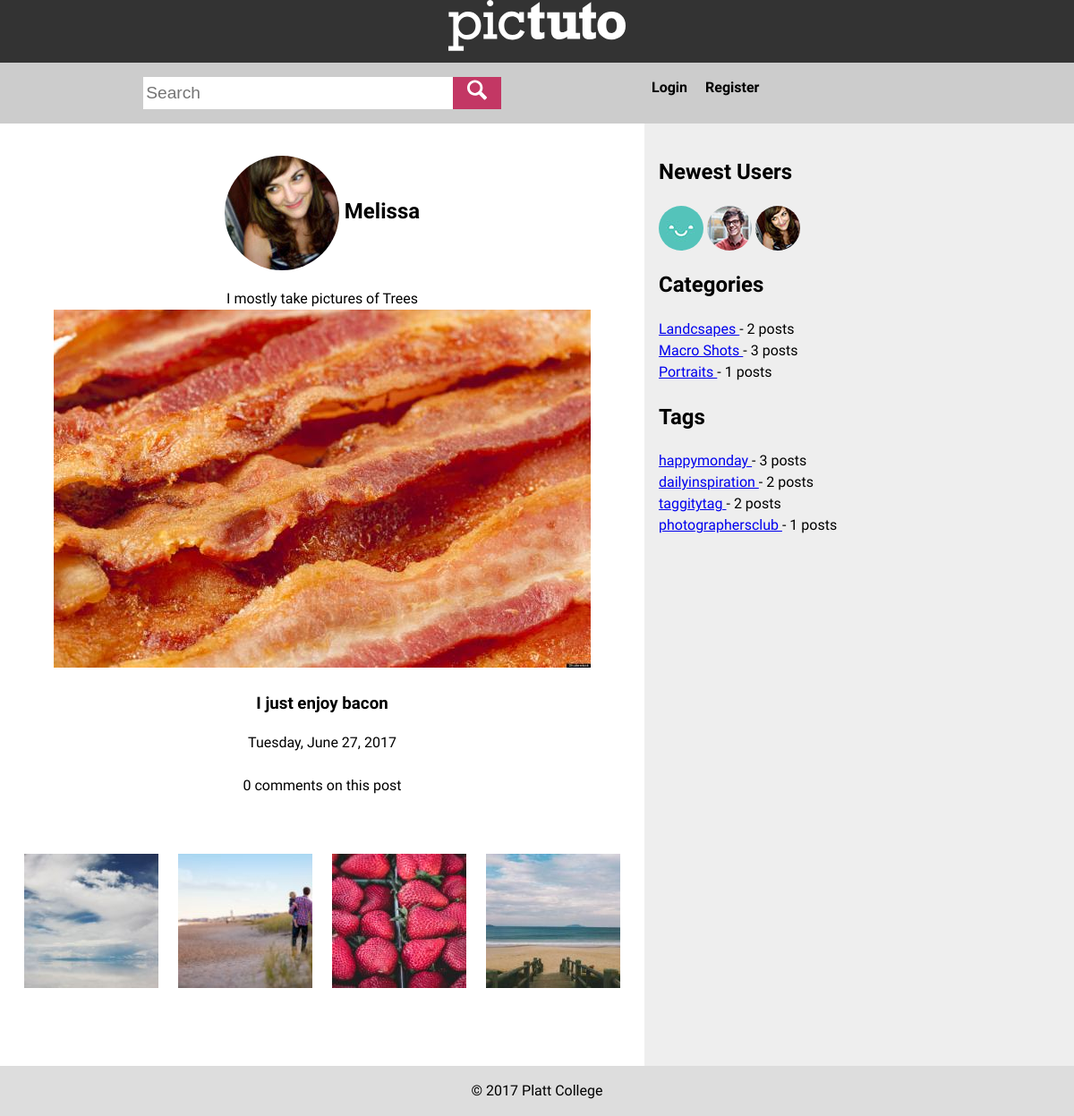
Page /profile.php?user_id=1 on the committed database.
### tables this page shows
CREATE TABLE IF NOT EXISTS `posts` (
`post_id` smallint(6) NOT NULL,
  `title` varchar(256) NOT NULL,
  `body` text NOT NULL,
  `image` varchar(256) NOT NULL,
  `date` datetime NOT NULL,
  `category_id` tinyint(4) NOT NULL,
  `user_id` tinyint(4) NOT NULL,
  `allow_comments` tinyint(1) NOT NULL,
  `is_published` tinyint(1) NOT NULL
);

CREATE TABLE IF NOT EXISTS `users` (
`user_id` tinyint(4) NOT NULL,
  `username` varchar(40) NOT NULL,
  `password` varchar(40) NOT NULL,
  `email` varchar(254) NOT NULL,
  `is_admin` tinyint(1) NOT NULL,
  `bio` varchar(256) NOT NULL,
  `profile_pic` varchar(40) NOT NULL,
  `join_date` datetime NOT NULL,
  `secret_key` varchar(40) NOT NULL
);

CREATE TABLE IF NOT EXISTS `categories` (
`category_id` smallint(6) NOT NULL,
  `name` varchar(40) NOT NULL
);

CREATE TABLE IF NOT EXISTS `tags` (
`tag_id` mediumint(9) NOT NULL,
  `name` varchar(256) NOT NULL
);

### profile.php (the view, shortened to what this page needs)
<?php
require('header.php');
$user_id = $_GET['user_id'];
?>
<main class="content">
	<?php
	$query = 	"SELECT users.username, users.user_id, users.bio, posts.title, posts.post_id,  posts.date, posts.image
				FROM users
				LEFT JOIN posts ON (posts.user_id = users.user_id)
				WHERE users.user_id = $user_id
				ORDER BY posts.date DESC
				LIMIT 10";
	$result = $db->query($query);
	if( $result->num_rows >= 1 ){
		$counter = 1;
		?>
		<?php
		while( $row = $result->fetch_assoc() ){
			if($counter == 1){
				?>
				<div class="profile-header full-column">
				<h2 class="user-card">
					<?php show_profile_pic($row['user_id'], 'large'); ?>
					<?php echo $row['username']; ?>
				</h2>
				<div class="bio">
					<?php echo $row['bio']; ?>
				</div>
				</div>
			<?php if ($row['post_id']){ ?>
				<article class="first-post full-column">
					<a href="single.php?post_id=<?php echo $row['post_id']; ?>">
						<img  src="<?php image_url($row['post_id'], 'large') ?>" class="post-image">
					</a>
					<h3><?php echo $row['title']; ?></h3>
					<div class="post-info">
						<?php echo convert_date($row['date']); ?>
						<br>
						<br>
						<?php count_comments( $row['post_id'], ' comment on this post',
						' comments on this post' ); ?>
					</div>
				</article>
				<?php }
				else{
					echo 'This user hasn\'t posted anything yet!';
					} ?>
				<?php
			}else{
				?>
				<article class="thumbnail-post">
					<a href="single.php?post_id=<?php echo $row['post_id']; ?>">
						<img src="<?php image_url($row['post_id'], 'thumb') ?>" class="post-image small">
					</a>
				</article>
				<?php
			}
			?>
			<?php
			$counter++;
		}
	}else{
		echo 'This user hasn\'t posted anything.';
	} ?>
</main>
<?php include('sidebar.php'); ?>
<?php include('footer.php'); ?>

### functions.php (shortened to what this page needs)
<?php
function convert_date( $timestamp ){
	$date = new DateTime( $timestamp );
	return $date->format('l, F j, Y');
}
function count_comments( $post_id, $one = ' comment' , $many = ' comments' ){
	global $db;
	$query = "SELECT COUNT(*) AS total
				FROM comments
				WHERE post_id = $post_id";
	$result = $db->query($query);
	if( $result->num_rows >= 1){
		while( $row = $result->fetch_assoc() ){
			if( $row['total'] == 1 ){
				echo $row['total'] . $one;
			}else{
				echo $row['total'] . $many;
			}
		}
	}
}
		?>
	<?php
function show_profile_pic( $user_id, $size = 'thumb' ){
	global $db;
	$query = "SELECT profile_pic FROM users
			WHERE user_id = $user_id
			LIMIT 1";
	$result = $db->query($query);
	if( $result->num_rows == 1 ){
		$row = $result->fetch_assoc();
			echo '<img src="http://localhost/melissa-php-0517/image-app/uploads/' . $row['profile_pic'] . '_' . $size . '.jpg" alt="Profile Picture" class="profile_pic">';
	}
}
function image_url($post_id = 0, $size = 'medium'){
	global $db;
	$query = "SELECT image FROM posts WHERE post_id = $post_id LIMIT 1";
	$result = $db->query($query);
	$row = $result->fetch_assoc();
	if($row['image']){
		echo 'uploads/' . $row['image'] . '_' . $size . '.jpg';
	}
}

### sidebar.php (shortened to what this page needs)
<aside class="sidebar">
	<?php
	$query 	= "SELECT *
				FROM users
				ORDER BY join_date DESC
				LIMIT 5";
	$result = $db->query($query);
	if( $result->num_rows >= 1 ){
	 ?>
	<section>
		<h2>Newest Users</h2>
		<?php while( $row = $result->fetch_assoc() ){ ?>
			<a class="profile-pic" href="profile.php?user_id=<?php echo $row['user_id']; ?>" title="<?php echo $row['username']; ?>'s Profile"><?php show_profile_pic($row['user_id']); ?></a>
		<?php }
		?>
	</section>
	<?php }  ?>
	<?php
	$query 	= "SELECT categories.*, COUNT(*) AS total
			FROM categories , posts
			WHERE categories.category_id = posts.category_id
			GROUP BY categories.category_id
			ORDER BY categories.name ASC
			LIMIT 5";
	$result = $db->query($query);
	if( $result->num_rows >= 1 ){?>
	<section>
		<h2>Categories</h2>
		<ul>
		<?php while( $row = $result->fetch_assoc() ){ ?>
			<li><a href="category.php?cat_id=<?php echo $row['category_id'] ?>"><?php echo $row['name'] ?> </a>
			- <?php echo $row['total']; ?> posts</li>
		<?php }
		$result->free(); ?>
		</ul>
	</section>
	<?php } ?>
	<?php
	$query 	= "SELECT tags.*, COUNT(*) AS total
			FROM tags, posts, post_tags
			WHERE posts.post_id = post_tags.post_id
			AND tags.tag_id = post_tags.tag_id
			GROUP BY tags.tag_id
			ORDER BY total DESC";
	$result = $db->query($query);
	if( $result->num_rows >= 1 ){?>
	<section>
		<h2>Tags</h2>
		<ul>
		<?php while( $row = $result->fetch_assoc() ){ ?>
			<li><a href="tag.php?tag_id=<?php echo $row['tag_id'] ?>"><?php echo $row['name'] ?> </a>
			- <?php echo $row['total']; ?> posts</li>
		<?php }
		$result->free(); ?>
		</ul>
	</section>
	<?php } ?>
</aside>

### styles/style.css (style rules this page uses)
html { box-sizing:border-box; background-color:white; }
html * { box-sizing: inherit; }
body { font-family: "Libre Franklin", "Arial", sans-serif; margin: 0; line-height: 1.5; overflow-x: hidden; }
.content { padding:1em; display: flex; flex-wrap: wrap; justify-content: space-between; align-items: flex-start; }
article { flex-grow: 1; max-width:400px; margin:0 auto 4em; max-width:25%; }
.full-column { width:100%; max-width:none; text-align:center; }
.content img { max-width: 100%; height: auto; }
.sidebar { padding:1em; background-color:#eee; clear:both; }
ul, li { margin: 0; padding: 0; list-style-type: none; }
.thumbnail-post { text-align:center; }
.user-card img, .profile-pic img { border-radius: 500px; vertical-align: middle; }
@media screen and (min-width: 350px ) { .thumbnail-post { width:31%; } }
@media screen and (min-width:800px) { .content, .search-bar { width:60%; } }
@media screen and (min-width:800px) { .thumbnail-post { width:20%; } }
@media screen and (min-width:800px) { .sidebar, .menu { width:40%; clear: none; } }

### rows in the picture
posts: user.profile_pic (placeholder picture), user.username "Melissa", user.bio "I mostly take pictures of Trees", image (picture), title "I just enjoy bacon", date "Tuesday, June 27, 2017", total "0"
posts: image (picture)
posts: image (picture)
posts: image (picture)
posts: image (picture)
users: profile_pic (placeholder picture)
users: profile_pic (placeholder picture)
users: profile_pic (placeholder picture)
categories: name "Landcsapes", total "2"
categories: name "Macro Shots", total "3"
categories: name "Portraits", total "1"
tags: name "happymonday", total "3"
tags: name "dailyinspiration", total "2"
tags: name "taggitytag", total "2"
tags: name "photographersclub", total "1"
